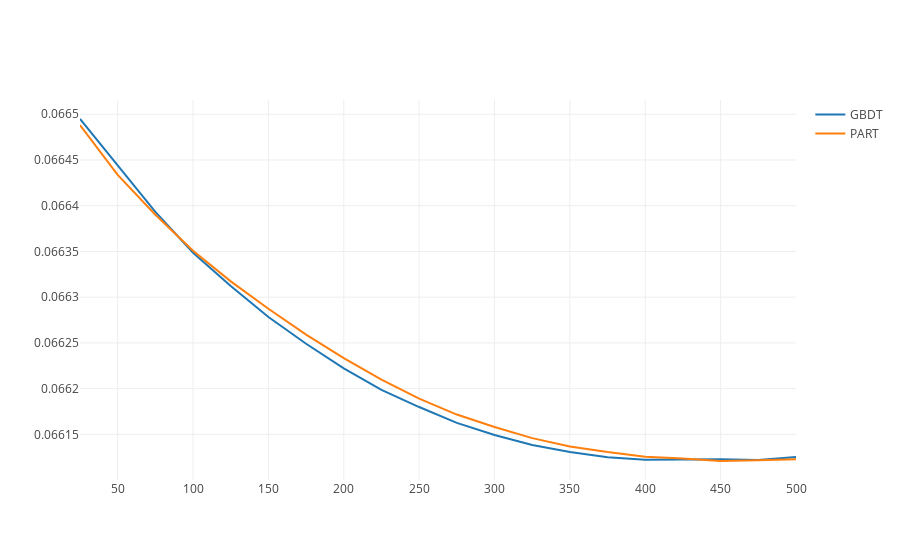

Notebook code for this chart:
### Code cell
import plotly
plotly.offline.init_notebook_mode(connected=True)
dat = [
    plotly.graph_objs.Scatter(
        x=lab,
        y=val_gbdt,
        name='GBDT'
    ),
    plotly.graph_objs.Scatter(
        x=lab,
        y=val_part,
        name='PART'
    ),
]
figure = {
    'data': dat,
    'layout': {},
}
plotly.offline.iplot(
    figure,
    config={
        'displayModeBar': False,
        'showLink': False,
    }
)

### Figure 1 — Plotly figure (JSON) as saved in the notebook; plotly's stock layout.template omitted (floating-point values rounded to 4 significant figures)
{"data": [{"name": "GBDT", "type": "scatter", "x": [25, 50, 75, 100, 125, 150, 175, 200, 225, 250, 275, 300, 325, 350, 375, 400, 425, 450, 475, 500], "y": [0.06649, 0.06644, 0.06639, 0.06635, 0.06631, 0.06628, 0.06625, 0.06622, 0.0662, 0.06618, 0.06616, 0.06615, 0.06614, 0.06613, 0.06612, 0.06612, 0.06612, 0.06612, 0.06612, 0.06613]}, {"name": "PART", "type": "scatter", "x": [25, 50, 75, 100, 125, 150, 175, 200, 225, 250, 275, 300, 325, 350, 375, 400, 425, 450, 475, 500], "y": [0.06649, 0.06643, 0.06639, 0.06635, 0.06632, 0.06629, 0.06626, 0.06623, 0.06621, 0.06619, 0.06617, 0.06616, 0.06615, 0.06614, 0.06613, 0.06613, 0.06612, 0.06612, 0.06612, 0.06612]}], "layout": {}}
